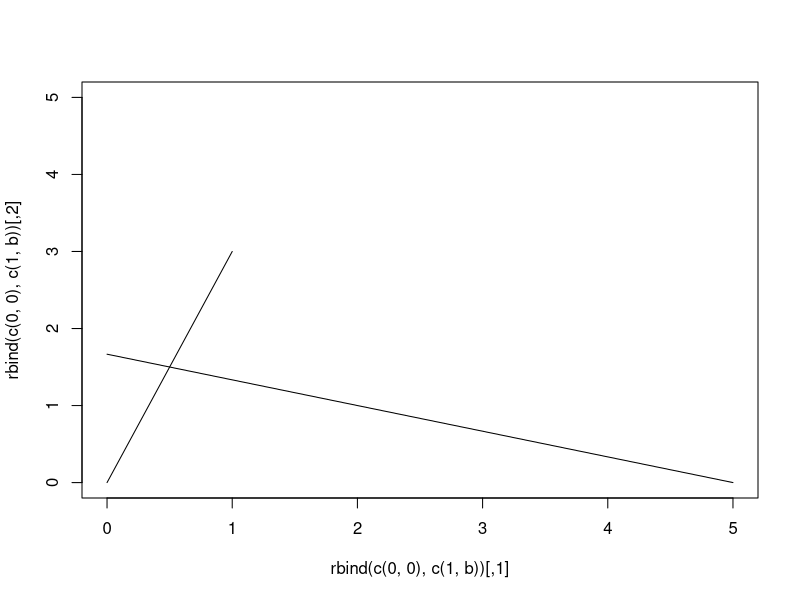
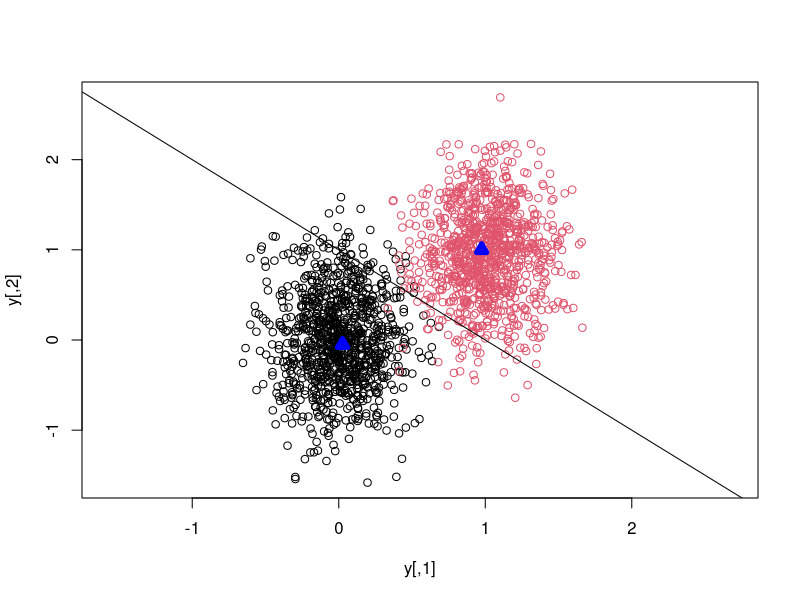
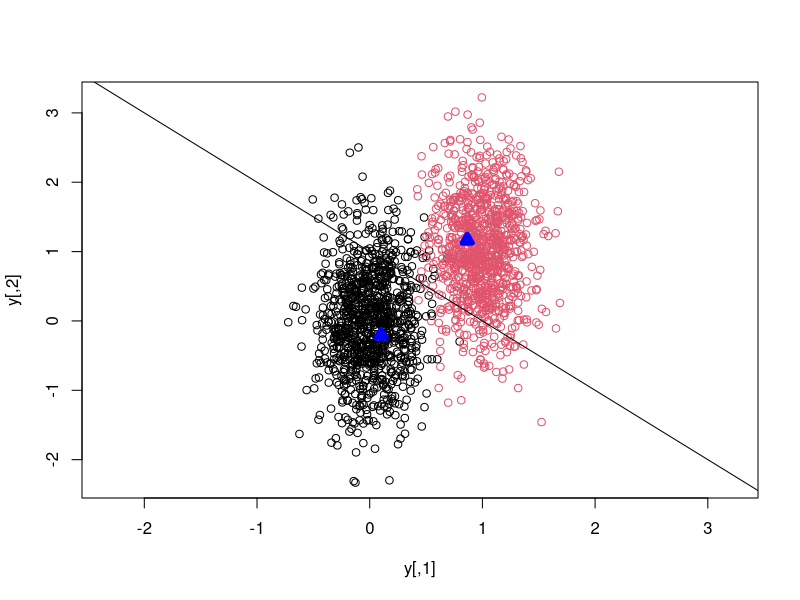
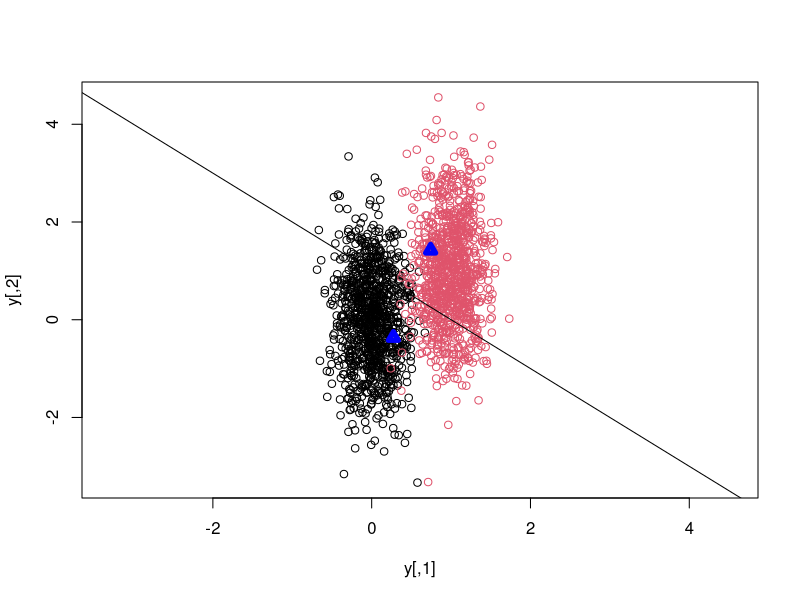
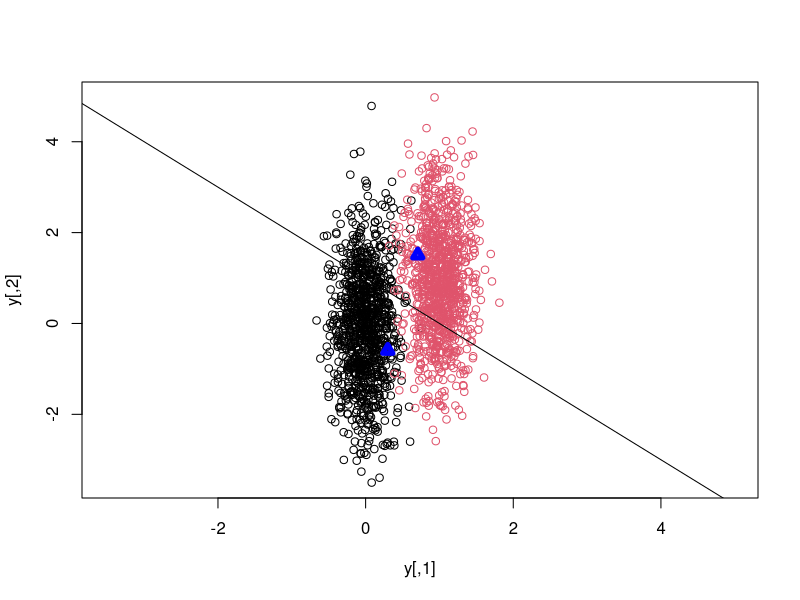
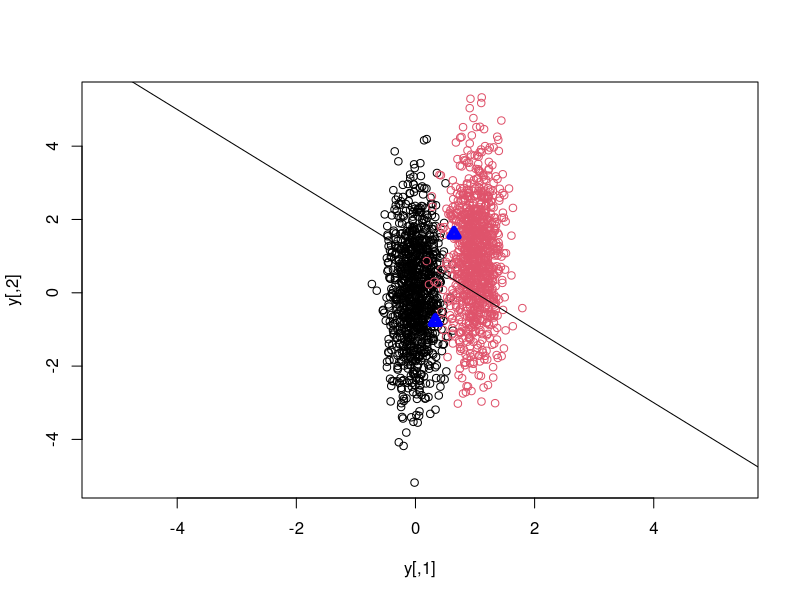
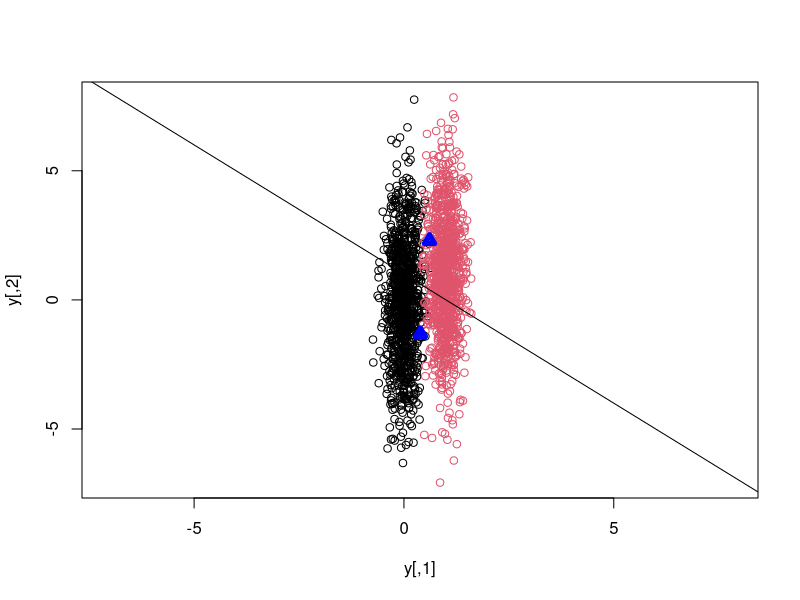
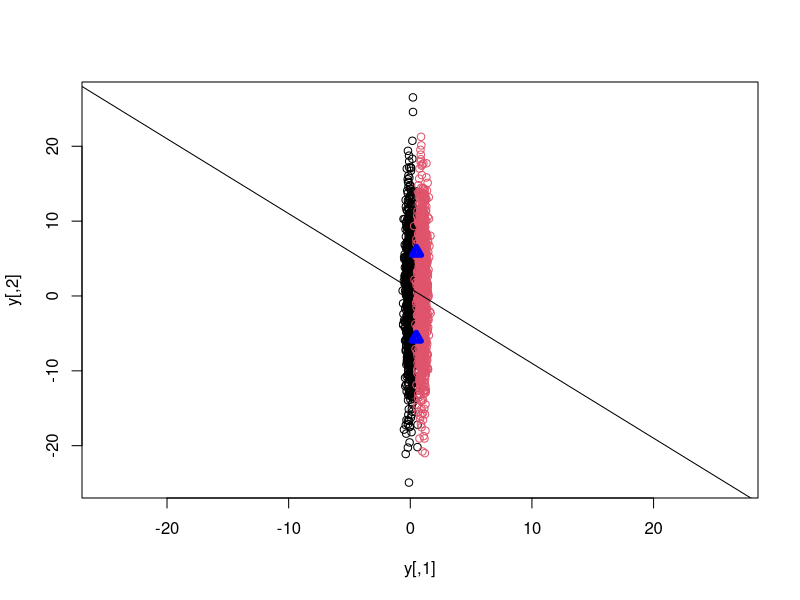

Here is the R script that generated these plots, in order:
## ---- chunk 1


b<- 3

plot(rbind(c(0,0),c(1,b)),type="l",xlim = c(0,5),ylim=c(0,5))

lines(rbind(c(0, b/2+1/2/b),c(b^2/2+1/2,0)),type="l")


b<- 1
rho<- 5


kemans_test <-  function(b,rho){
  
  mu1<- c(0,0)
  mu2<- c(1,b)
  var<- c(1/40,1/40*rho)* 2
  y1<- t( sqrt(var) *matrix(rnorm(1000*2),nrow=2))
  y2<-  t( sqrt(var) *matrix(rnorm(1000*2),nrow=2)+ mu2)
  
  # plot(y1,xlim = c(-b*2,b*2),ylim=c(-b*2,b*2))
  # lines(y2, type="p",col="red")
  
  y<- rbind(y1,y2)
  
  plot(y,col=rep(c(1,2),each=1000), xlim= range(y[,2]), ylim=range(y[,2]))
  
  abline(a= b/2+1/2/b, b= -1/b)
  
  
  
  
  kmpp <- function(X, k) {
    n <- nrow(X)
    C <- numeric(k)
    C[1] <- sample(1:n, 1)
    
    for (i in 2:k) {
      dm <- abs(outer(X, X[C, ], "-"))
      pr <- apply(dm, 1, min)
      pr[C] <- 0
      C[i] <- sample(1:n, 1, prob = pr)
    }
    
    X[C, ]
  }
  
  ini<- kmpp(y,2)
  ini<- ini[order(ini[,1]),]
  
  # km<- kmeans(y, centers= ini)
  km<- kmeans(y, centers= rbind(mu1,mu2),iter.max=10)
  
  lines(km$centers,type = "p",pch=2,lwd=5,col="blue")
  
  
  rate <-sum(km$cluster != rep(c(1,2),each=1000))/2000
  print(min(rate,1-rate))
  
}
## ---- chunk 2

kemans_test(1,5)
kemans_test(1,10)
kemans_test(1,20)
kemans_test(1,30)
kemans_test(1,40)
kemans_test(1,100)
kemans_test(1,1000)


kemans_test(2,5)
kemans_test(2,10)
kemans_test(5,1000)
